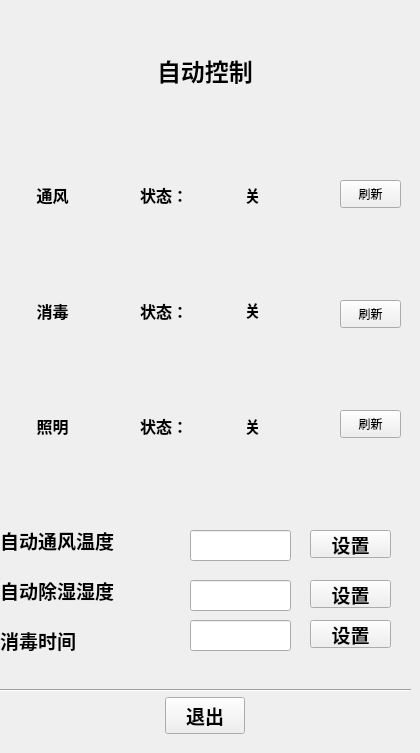
<?xml version="1.0" encoding="UTF-8"?>
<ui version="4.0">
 <class>shoudong</class>
 <widget class="QWidget" name="shoudong">
  <property name="geometry">
   <rect>
    <x>0</x>
    <y>0</y>
    <width>420</width>
    <height>753</height>
   </rect>
  </property>
  <property name="windowTitle">
   <string>Form</string>
  </property>
  <widget class="QWidget" name="verticalLayoutWidget_4">
   <property name="geometry">
    <rect>
     <x>140</x>
     <y>140</y>
     <width>65</width>
     <height>341</height>
    </rect>
   </property>
   <property name="font">
    <font>
     <family>Arial</family>
     <pointsize>12</pointsize>
     <weight>75</weight>
     <bold>true</bold>
    </font>
   </property>
   <layout class="QVBoxLayout" name="verticalLayout_4">
    <item>
     <widget class="QLabel" name="label_14">
      <property name="font">
       <font>
        <family>Arial</family>
        <pointsize>12</pointsize>
        <weight>75</weight>
        <bold>true</bold>
       </font>
      </property>
      <property name="text">
       <string>状态：</string>
      </property>
     </widget>
    </item>
    <item>
     <widget class="QLabel" name="label_13">
      <property name="font">
       <font>
        <family>Arial</family>
        <pointsize>12</pointsize>
        <weight>75</weight>
        <bold>true</bold>
       </font>
      </property>
      <property name="text">
       <string>状态：</string>
      </property>
     </widget>
    </item>
    <item>
     <widget class="QLabel" name="label_15">
      <property name="font">
       <font>
        <family>Arial</family>
        <pointsize>12</pointsize>
        <weight>75</weight>
        <bold>true</bold>
       </font>
      </property>
      <property name="text">
       <string>状态：</string>
      </property>
     </widget>
    </item>
   </layout>
  </widget>
  <widget class="QWidget" name="verticalLayoutWidget_3">
   <property name="geometry">
    <rect>
     <x>10</x>
     <y>140</y>
     <width>121</width>
     <height>341</height>
    </rect>
   </property>
   <property name="font">
    <font>
     <family>Arial</family>
     <pointsize>12</pointsize>
     <weight>75</weight>
     <bold>true</bold>
    </font>
   </property>
   <layout class="QVBoxLayout" name="verticalLayout_3">
    <item>
     <widget class="QLabel" name="label_11">
      <property name="font">
       <font>
        <family>Arial</family>
        <pointsize>12</pointsize>
        <weight>75</weight>
        <bold>true</bold>
       </font>
      </property>
      <property name="text">
       <string>      通风</string>
      </property>
     </widget>
    </item>
    <item>
     <widget class="QLabel" name="label_10">
      <property name="font">
       <font>
        <family>Arial</family>
        <pointsize>12</pointsize>
        <weight>75</weight>
        <bold>true</bold>
       </font>
      </property>
      <property name="text">
       <string>      消毒</string>
      </property>
     </widget>
    </item>
    <item>
     <widget class="QLabel" name="label_12">
      <property name="font">
       <font>
        <family>Arial</family>
        <pointsize>12</pointsize>
        <weight>75</weight>
        <bold>true</bold>
       </font>
      </property>
      <property name="text">
       <string>      照明</string>
      </property>
     </widget>
    </item>
   </layout>
  </widget>
  <widget class="Line" name="line">
   <property name="geometry">
    <rect>
     <x>0</x>
     <y>680</y>
     <width>411</width>
     <height>21</height>
    </rect>
   </property>
   <property name="font">
    <font>
     <family>Arial</family>
     <pointsize>14</pointsize>
     <weight>75</weight>
     <bold>true</bold>
    </font>
   </property>
   <property name="orientation">
    <enum>Qt::Horizontal</enum>
   </property>
  </widget>
  <widget class="QWidget" name="horizontalLayoutWidget">
   <property name="geometry">
    <rect>
     <x>-1</x>
     <y>690</y>
     <width>411</width>
     <height>51</height>
    </rect>
   </property>
   <property name="font">
    <font>
     <family>Arial</family>
     <pointsize>14</pointsize>
     <weight>75</weight>
     <bold>true</bold>
    </font>
   </property>
   <layout class="QHBoxLayout" name="horizontalLayout">
    <item>
     <spacer name="horizontalSpacer">
      <property name="font">
       <font>
        <family>Arial</family>
        <pointsize>14</pointsize>
        <weight>75</weight>
        <bold>true</bold>
       </font>
      </property>
      <property name="orientation">
       <enum>Qt::Horizontal</enum>
      </property>
      <property name="sizeHint" stdset="0">
       <size>
        <width>40</width>
        <height>20</height>
       </size>
      </property>
     </spacer>
    </item>
    <item>
     <widget class="QPushButton" name="pushButton">
      <property name="font">
       <font>
        <family>Arial</family>
        <pointsize>14</pointsize>
        <weight>75</weight>
        <bold>true</bold>
       </font>
      </property>
      <property name="text">
       <string>退出</string>
      </property>
     </widget>
    </item>
    <item>
     <spacer name="horizontalSpacer_2">
      <property name="font">
       <font>
        <family>Arial</family>
        <pointsize>14</pointsize>
        <weight>75</weight>
        <bold>true</bold>
       </font>
      </property>
      <property name="orientation">
       <enum>Qt::Horizontal</enum>
      </property>
      <property name="sizeHint" stdset="0">
       <size>
        <width>40</width>
        <height>20</height>
       </size>
      </property>
     </spacer>
    </item>
   </layout>
  </widget>
  <widget class="QWidget" name="horizontalLayoutWidget_2">
   <property name="geometry">
    <rect>
     <x>-1</x>
     <y>30</y>
     <width>411</width>
     <height>80</height>
    </rect>
   </property>
   <layout class="QHBoxLayout" name="horizontalLayout_2">
    <item>
     <spacer name="horizontalSpacer_4">
      <property name="orientation">
       <enum>Qt::Horizontal</enum>
      </property>
      <property name="sizeHint" stdset="0">
       <size>
        <width>40</width>
        <height>20</height>
       </size>
      </property>
     </spacer>
    </item>
    <item>
     <widget class="QLabel" name="label">
      <property name="font">
       <font>
        <family>Arial</family>
        <pointsize>18</pointsize>
        <weight>75</weight>
        <bold>true</bold>
       </font>
      </property>
      <property name="text">
       <string>自动控制</string>
      </property>
     </widget>
    </item>
    <item>
     <spacer name="horizontalSpacer_3">
      <property name="orientation">
       <enum>Qt::Horizontal</enum>
      </property>
      <property name="sizeHint" stdset="0">
       <size>
        <width>40</width>
        <height>20</height>
       </size>
      </property>
     </spacer>
    </item>
   </layout>
  </widget>
  <widget class="QLabel" name="label_2">
   <property name="geometry">
    <rect>
     <x>90</x>
     <y>510</y>
     <width>101</width>
     <height>51</height>
    </rect>
   </property>
   <property name="font">
    <font>
     <family>Arial</family>
     <pointsize>14</pointsize>
     <weight>75</weight>
     <bold>true</bold>
    </font>
   </property>
   <property name="text">
    <string/>
   </property>
  </widget>
  <widget class="QLabel" name="label_3">
   <property name="geometry">
    <rect>
     <x>0</x>
     <y>520</y>
     <width>151</width>
     <height>41</height>
    </rect>
   </property>
   <property name="font">
    <font>
     <family>Arial</family>
     <pointsize>14</pointsize>
     <weight>75</weight>
     <bold>true</bold>
    </font>
   </property>
   <property name="text">
    <string>自动通风温度</string>
   </property>
  </widget>
  <widget class="QLabel" name="label_4">
   <property name="geometry">
    <rect>
     <x>0</x>
     <y>620</y>
     <width>151</width>
     <height>41</height>
    </rect>
   </property>
   <property name="font">
    <font>
     <family>Arial</family>
     <pointsize>14</pointsize>
     <weight>75</weight>
     <bold>true</bold>
    </font>
   </property>
   <property name="text">
    <string>消毒时间</string>
   </property>
  </widget>
  <widget class="QLabel" name="label_5">
   <property name="geometry">
    <rect>
     <x>0</x>
     <y>570</y>
     <width>151</width>
     <height>41</height>
    </rect>
   </property>
   <property name="font">
    <font>
     <family>Arial</family>
     <pointsize>14</pointsize>
     <weight>75</weight>
     <bold>true</bold>
    </font>
   </property>
   <property name="text">
    <string>自动除湿湿度</string>
   </property>
  </widget>
  <widget class="QLineEdit" name="lineEdit">
   <property name="geometry">
    <rect>
     <x>190</x>
     <y>530</y>
     <width>101</width>
     <height>31</height>
    </rect>
   </property>
   <property name="font">
    <font>
     <family>Arial</family>
     <pointsize>14</pointsize>
     <weight>75</weight>
     <bold>true</bold>
    </font>
   </property>
  </widget>
  <widget class="QLineEdit" name="lineEdit_2">
   <property name="geometry">
    <rect>
     <x>190</x>
     <y>580</y>
     <width>101</width>
     <height>31</height>
    </rect>
   </property>
   <property name="font">
    <font>
     <family>Arial</family>
     <pointsize>14</pointsize>
     <weight>75</weight>
     <bold>true</bold>
    </font>
   </property>
  </widget>
  <widget class="QLineEdit" name="lineEdit_3">
   <property name="geometry">
    <rect>
     <x>190</x>
     <y>620</y>
     <width>101</width>
     <height>31</height>
    </rect>
   </property>
   <property name="font">
    <font>
     <family>Arial</family>
     <pointsize>14</pointsize>
     <weight>75</weight>
     <bold>true</bold>
    </font>
   </property>
  </widget>
  <widget class="QPushButton" name="pushButton_2">
   <property name="geometry">
    <rect>
     <x>310</x>
     <y>530</y>
     <width>81</width>
     <height>28</height>
    </rect>
   </property>
   <property name="font">
    <font>
     <family>Arial</family>
     <pointsize>14</pointsize>
     <weight>75</weight>
     <bold>true</bold>
    </font>
   </property>
   <property name="text">
    <string>设置</string>
   </property>
  </widget>
  <widget class="QPushButton" name="pushButton_3">
   <property name="geometry">
    <rect>
     <x>310</x>
     <y>580</y>
     <width>81</width>
     <height>28</height>
    </rect>
   </property>
   <property name="font">
    <font>
     <family>Arial</family>
     <pointsize>14</pointsize>
     <weight>75</weight>
     <bold>true</bold>
    </font>
   </property>
   <property name="text">
    <string>设置</string>
   </property>
  </widget>
  <widget class="QPushButton" name="pushButton_4">
   <property name="geometry">
    <rect>
     <x>310</x>
     <y>620</y>
     <width>81</width>
     <height>28</height>
    </rect>
   </property>
   <property name="font">
    <font>
     <family>Arial</family>
     <pointsize>14</pointsize>
     <weight>75</weight>
     <bold>true</bold>
    </font>
   </property>
   <property name="text">
    <string>设置</string>
   </property>
  </widget>
  <widget class="QLabel" name="label_6">
   <property name="geometry">
    <rect>
     <x>411</x>
     <y>820</y>
     <width>151</width>
     <height>41</height>
    </rect>
   </property>
   <property name="font">
    <font>
     <family>Arial</family>
     <pointsize>14</pointsize>
    </font>
   </property>
   <property name="text">
    <string>自动除湿湿度</string>
   </property>
  </widget>
  <widget class="QLabel" name="label_7">
   <property name="geometry">
    <rect>
     <x>411</x>
     <y>770</y>
     <width>151</width>
     <height>41</height>
    </rect>
   </property>
   <property name="font">
    <font>
     <family>Arial</family>
     <pointsize>14</pointsize>
    </font>
   </property>
   <property name="text">
    <string>自动通风温度</string>
   </property>
  </widget>
  <widget class="QLineEdit" name="lineEdit_4">
   <property name="geometry">
    <rect>
     <x>601</x>
     <y>830</y>
     <width>101</width>
     <height>31</height>
    </rect>
   </property>
  </widget>
  <widget class="QLabel" name="label_8">
   <property name="geometry">
    <rect>
     <x>501</x>
     <y>760</y>
     <width>101</width>
     <height>51</height>
    </rect>
   </property>
   <property name="text">
    <string/>
   </property>
  </widget>
  <widget class="QWidget" name="horizontalLayoutWidget_3">
   <property name="geometry">
    <rect>
     <x>410</x>
     <y>940</y>
     <width>411</width>
     <height>51</height>
    </rect>
   </property>
   <layout class="QHBoxLayout" name="horizontalLayout_3">
    <item>
     <spacer name="horizontalSpacer_5">
      <property name="orientation">
       <enum>Qt::Horizontal</enum>
      </property>
      <property name="sizeHint" stdset="0">
       <size>
        <width>40</width>
        <height>20</height>
       </size>
      </property>
     </spacer>
    </item>
    <item>
     <widget class="QPushButton" name="pushButton_5">
      <property name="text">
       <string>退出</string>
      </property>
     </widget>
    </item>
    <item>
     <spacer name="horizontalSpacer_6">
      <property name="orientation">
       <enum>Qt::Horizontal</enum>
      </property>
      <property name="sizeHint" stdset="0">
       <size>
        <width>40</width>
        <height>20</height>
       </size>
      </property>
     </spacer>
    </item>
   </layout>
  </widget>
  <widget class="QLineEdit" name="lineEdit_5">
   <property name="geometry">
    <rect>
     <x>601</x>
     <y>780</y>
     <width>101</width>
     <height>31</height>
    </rect>
   </property>
  </widget>
  <widget class="QPushButton" name="pushButton_6">
   <property name="geometry">
    <rect>
     <x>721</x>
     <y>830</y>
     <width>81</width>
     <height>28</height>
    </rect>
   </property>
   <property name="text">
    <string>设置</string>
   </property>
  </widget>
  <widget class="QPushButton" name="pushButton_7">
   <property name="geometry">
    <rect>
     <x>721</x>
     <y>870</y>
     <width>81</width>
     <height>28</height>
    </rect>
   </property>
   <property name="text">
    <string>设置</string>
   </property>
  </widget>
  <widget class="QPushButton" name="pushButton_8">
   <property name="geometry">
    <rect>
     <x>721</x>
     <y>780</y>
     <width>81</width>
     <height>28</height>
    </rect>
   </property>
   <property name="text">
    <string>设置</string>
   </property>
  </widget>
  <widget class="QLabel" name="label_9">
   <property name="geometry">
    <rect>
     <x>411</x>
     <y>870</y>
     <width>151</width>
     <height>41</height>
    </rect>
   </property>
   <property name="font">
    <font>
     <family>Arial</family>
     <pointsize>14</pointsize>
    </font>
   </property>
   <property name="text">
    <string>消毒时间</string>
   </property>
  </widget>
  <widget class="Line" name="line_2">
   <property name="geometry">
    <rect>
     <x>411</x>
     <y>930</y>
     <width>411</width>
     <height>21</height>
    </rect>
   </property>
   <property name="orientation">
    <enum>Qt::Horizontal</enum>
   </property>
  </widget>
  <widget class="QLineEdit" name="lineEdit_6">
   <property name="geometry">
    <rect>
     <x>601</x>
     <y>870</y>
     <width>101</width>
     <height>31</height>
    </rect>
   </property>
  </widget>
  <widget class="QPushButton" name="pushButton_9">
   <property name="geometry">
    <rect>
     <x>340</x>
     <y>410</y>
     <width>61</width>
     <height>28</height>
    </rect>
   </property>
   <property name="text">
    <string>刷新</string>
   </property>
  </widget>
  <widget class="QPushButton" name="pushButton_10">
   <property name="geometry">
    <rect>
     <x>340</x>
     <y>300</y>
     <width>61</width>
     <height>28</height>
    </rect>
   </property>
   <property name="text">
    <string>刷新</string>
   </property>
  </widget>
  <widget class="QPushButton" name="pushButton_11">
   <property name="geometry">
    <rect>
     <x>340</x>
     <y>180</y>
     <width>61</width>
     <height>28</height>
    </rect>
   </property>
   <property name="text">
    <string>刷新</string>
   </property>
  </widget>
  <widget class="QWidget" name="verticalLayoutWidget_5">
   <property name="geometry">
    <rect>
     <x>220</x>
     <y>140</y>
     <width>65</width>
     <height>341</height>
    </rect>
   </property>
   <property name="font">
    <font>
     <family>Arial</family>
     <pointsize>12</pointsize>
     <weight>75</weight>
     <bold>true</bold>
    </font>
   </property>
   <layout class="QVBoxLayout" name="verticalLayout_5">
    <item>
     <widget class="QLabel" name="label_16">
      <property name="font">
       <font>
        <family>Arial</family>
        <pointsize>12</pointsize>
        <weight>75</weight>
        <bold>true</bold>
       </font>
      </property>
      <property name="text">
       <string>&lt;html&gt;&lt;head/&gt;&lt;body&gt;&lt;p align=&quot;center&quot;&gt;关&lt;/p&gt;&lt;/body&gt;&lt;/html&gt;</string>
      </property>
     </widget>
    </item>
    <item>
     <widget class="QLabel" name="label_17">
      <property name="font">
       <font>
        <family>Arial</family>
        <pointsize>12</pointsize>
        <weight>75</weight>
        <bold>true</bold>
       </font>
      </property>
      <property name="text">
       <string>&lt;html&gt;&lt;head/&gt;&lt;body&gt;&lt;p align=&quot;center&quot;&gt;关&lt;/p&gt;&lt;/body&gt;&lt;/html&gt;</string>
      </property>
     </widget>
    </item>
    <item>
     <widget class="QLabel" name="label_18">
      <property name="font">
       <font>
        <family>Arial</family>
        <pointsize>12</pointsize>
        <weight>75</weight>
        <bold>true</bold>
       </font>
      </property>
      <property name="text">
       <string>&lt;html&gt;&lt;head/&gt;&lt;body&gt;&lt;p align=&quot;center&quot;&gt;关&lt;/p&gt;&lt;/body&gt;&lt;/html&gt;</string>
      </property>
     </widget>
    </item>
   </layout>
  </widget>
 </widget>
 <resources/>
 <connections/>
</ui>
